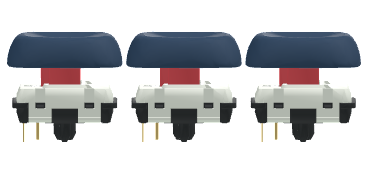
#> input picture design/proposals/explorer-r1/assets/phone-keys-original.png, 368 x 176 px
$ python -i build_solder_renders.py   (imports and definitions only)
#> lines starting #> are read from the running program, lines starting #| are printed output that depends on the picture
"""Prepare registered KiCad photographs for the solder guide.

Run with the silkscreen Python environment after tools/build_silkscreen_textures.py.
The original R3 bare-board photographs can be reused with --r3-cache.
Only board copies in the temporary directory are stripped of models and ink.
"""
# SPDX-License-Identifier: GPL-3.0-or-later
import argparse
import io
import json
from pathlib import Path
import subprocess
import tempfile
import zipfile

from PIL import Image, ImageOps
from gerbonara import GerberFile

ROOT = Path(__file__).resolve().parents[1]
from build_silkscreen_textures import KICAD_PY
CLI = Path('/Applications/KiCad/KiCad.app/Contents/MacOS/kicad-cli')
OUTPUT = ROOT / 'docs/explore/assets/solder'
# [1 line that did not run here, left out]
STRIP = """
import sys, pcbnew
b = pcbnew.LoadBoard(sys.argv[1])
layers = (pcbnew.F_SilkS, pcbnew.B_SilkS)
for fp in b.GetFootprints():
    fp.Models().clear()
    for item in list(fp.GraphicalItems()):
        if item.GetLayer() in layers: item.SetLayer(pcbnew.Dwgs_User)
    for field in fp.GetFields():
        if field.GetLayer() in layers: field.SetVisible(False)
for item in list(b.GetDrawings()):
    if item.GetLayer() in layers: item.SetLayer(pcbnew.Dwgs_User)
pcbnew.SaveBoard(sys.argv[2],b)
"""

def registered_image(source):
    image = Image.open(source).convert('RGBA')
#> image is the input picture: PIL image 368x176 RGBA; mean R, G, B, A 44.1, 45.1, 47.9, 103.6
    # KiCad high-quality PNGs have a translucent floor shadow beyond the board.
    # The solid outer mask corresponds to the Edge.Cuts bounds in the Gerbers.
    bounds = image.getchannel('A').point(lambda a: 255 if a >= 128 else 0).getbbox()
#> bounds = (7, 32, 361, 142)
    return image.crop(bounds)
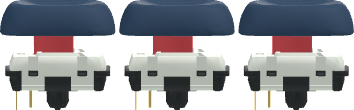
#> returned value: PIL image 354x110 RGBA; mean R, G, B, A 73.4, 75, 79.6, 172.4; transparent parts drawn white

# [46 lines left out: functions render, front_ink, main, not called in this run]

# [2 lines not run here, left out]

>>> result = registered_image('../design/proposals/explorer-r1/assets/phone-keys-original.png')

$ run again, on design/proposals/explorer-r1/assets/pcb-sayagata.png
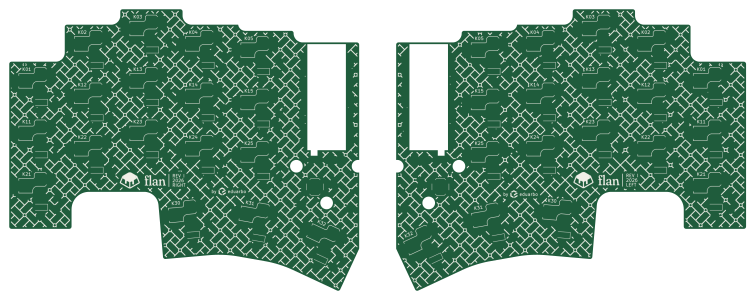
#> input picture design/proposals/explorer-r1/assets/pcb-sayagata.png, 756 x 300 px
#> in registered_image, image is the input picture: PIL image 756x300 RGBA; mean R, G, B, A 34.6, 67.3, 49.5, 154
#> bounds = (9, 9, 746, 291)
#> in registered_image, `return image.crop(bounds)`:
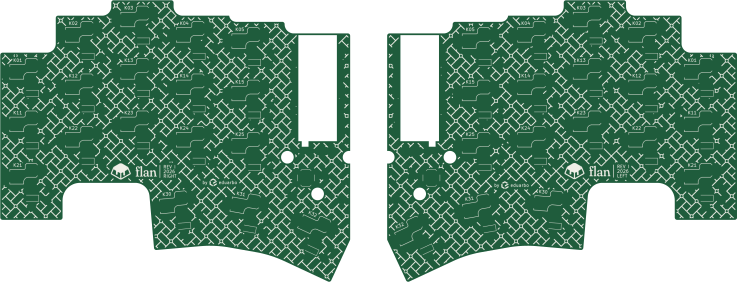
#> returned value: PIL image 737x282 RGBA; mean R, G, B, A 37.8, 73.3, 54, 168; transparent parts drawn white

$ run again, on design/proposals/explorer-r1/assets/phone-art-art-display.png
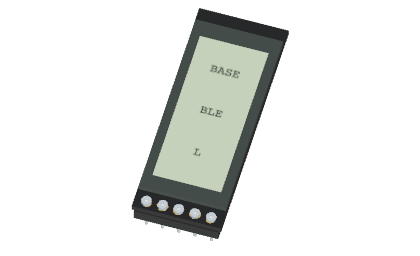
#> input picture design/proposals/explorer-r1/assets/phone-art-art-display.png, 420 x 256 px
#> in registered_image, image is the input picture: PIL image 420x256 RGBA; mean R, G, B, A 25.4, 27, 24.7, 48.6
#> bounds = (132, 8, 289, 242)
#> in registered_image, `return image.crop(bounds)`:
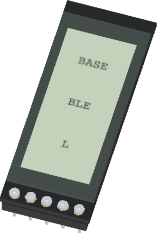
#> returned value: PIL image 157x234 RGBA; mean R, G, B, A 74.2, 79.1, 72.3, 142.4; transparent parts drawn white
